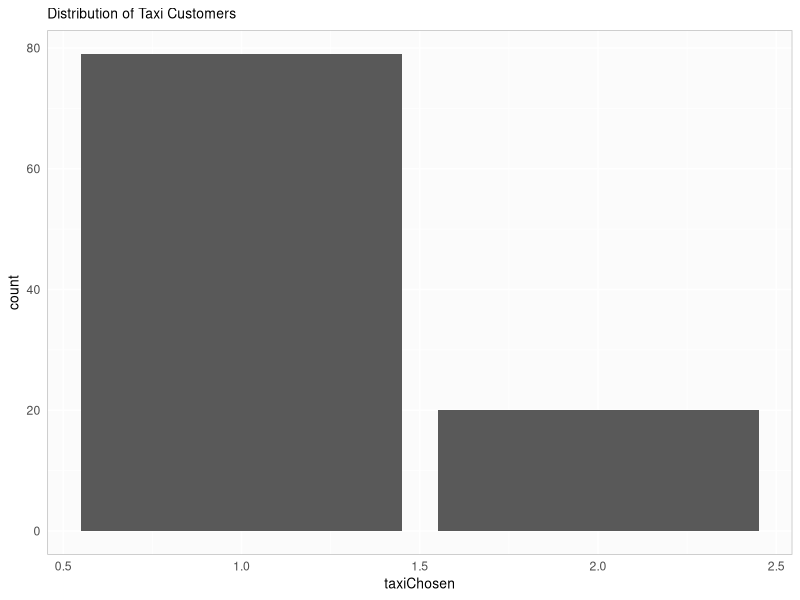
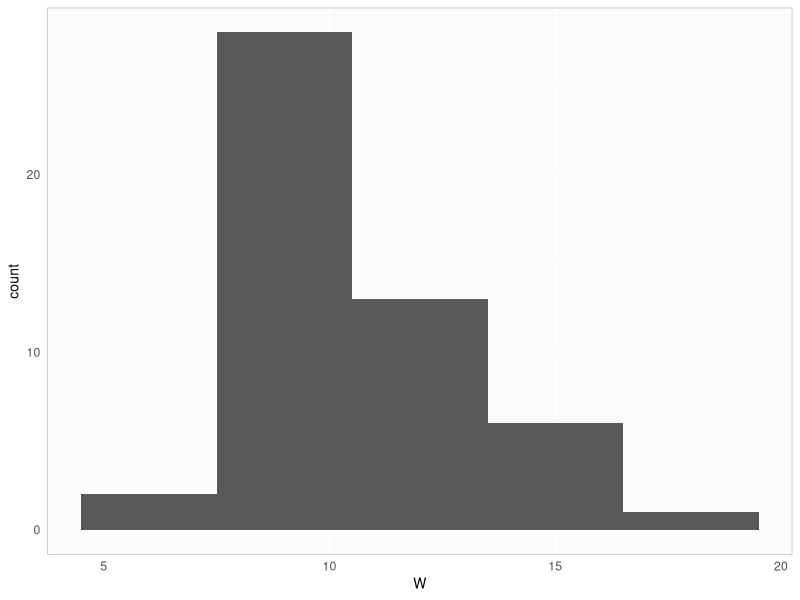
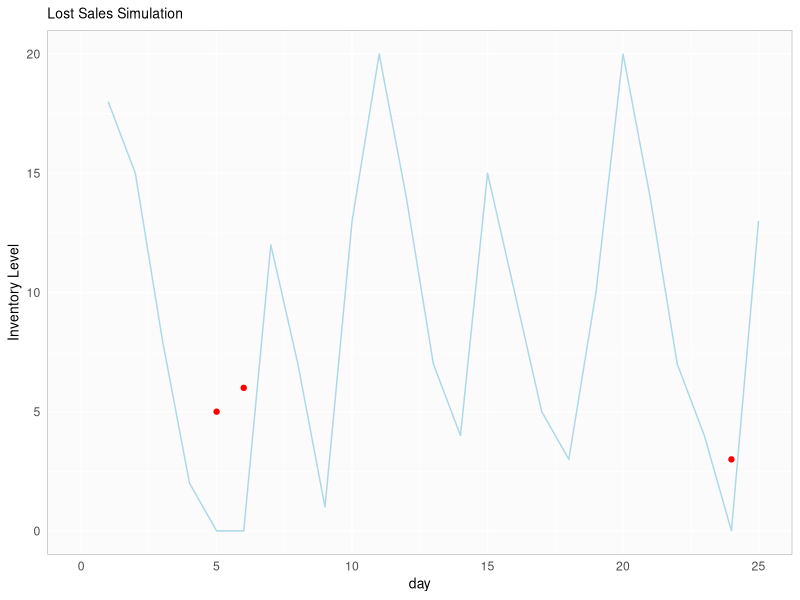

Reproduce these figures in R, in order.
## ---- chunk 1
library(knitr)
library(ggplot2)
set.seed(20275)
# My ggplot theme
myTheme <- theme(axis.ticks=element_blank(),
                 axis.title=element_text(size="10"),
                  panel.border = element_rect(color="gray", fill=NA), 
                  panel.background=element_rect(fill="#FBFBFB"), 
                  panel.grid.major.y=element_line(color="white", size=0.5), 
                  panel.grid.major.x=element_line(color="white", size=0.5),
                  plot.title=element_text(size="10"))
## ---- chunk 2
# Create a data frame of the pre-existing jobs
existingJobs <- data.frame(customer=c(-2, -1), 
                           iaHrs=c(0,0), 
                           iaMins=c(0,0), 
                           arrivalMins=c(0,0),
                           svcTimeMins=c(25, 50),
                           timeSvcBegin=c(0, 25),
                           queueWaitMins=c(0,25),
                           timeSvcEnd=c(25, 75),
                           timeInSystem=c(25,75))
# Create a data frame of the new customers and their jobs
newJobs <- data.frame(customer=seq(1, 10), 
                      iaHrs=c(0, sample(seq(0, 3), 
                                              size=9, 
                                              prob=c(.23, .37, .28, .12), 
                                              replace=TRUE)), 
                      iaMins=rep(NA, 10), 
                      arrivalMins=rep(0, 10),
                      svcTimeMins=rnorm(10, mean=50, sd=8),
                      timeSvcBegin=rep(0, 10),
                      queueWaitMins=rep(0, 10),
                      timeSvcEnd=rep(0, 10),
                      timeInSystem=rep(0, 10))
# Convert from interarrival hours to minutes and 
# determine overall arrival times
newJobs$iaMins <- newJobs$iaHrs * 60
newJobs$arrivalMins <- cumsum(newJobs$iaMins) 
# Join the existing and new jobs into one table
simTable <- rbind(existingJobs, newJobs)
# Loop over the rows the compute the various activity and clock times
for(i in seq(3, nrow(simTable)))
{
  simTable[i,]$timeSvcBegin <- max(simTable[i,]$arrivalMins, simTable[i-1,]$timeSvcEnd)
  simTable[i,]$queueWaitMins <- simTable[i,]$timeSvcBegin - simTable[i,]$arrivalMins
  simTable[i,]$timeSvcEnd <- simTable[i,]$timeSvcBegin + simTable[i,]$svcTimeMins
  simTable[i,]$timeInSystem <- simTable[i,]$timeSvcEnd - simTable[i,]$arrivalMins
}
# Show the table
kable(simTable)
## ---- chunk 3
mean(simTable[seq(3, 12),]$queueWaitMins)
## ---- chunk 4
mean(newJobs$svcTimeMins)
## ---- chunk 5
max(simTable[seq(3, 12),]$timeInSystem)
## ---- chunk 6
# Function to define a simulation at a specified 
# level of dozens of bagels produced.
bakersProfit <- function(bagelsMade)
{
  simDays <- 5
  revPerDoz <- 8.40
  costPerDoz <- 5.80
  simTable <- data.frame(day=seq(1, simDays),
                       customers=sample(c(8,10,12,14), 
                                        size=simDays, 
                                        prob=c(0.35, 0.30, 0.25, 0.10),
                                        replace=TRUE),
                       dozenOrdered=rep(NA, simDays),
                       revenue=rep(NA, simDays),
                       lostProfit=rep(NA, simDays),
                       salvage=rep(NA, simDays),
                       dailyCost=rep(NA, simDays),
                       dailyProfit=rep(NA, simDays))

  for(i in seq(1, nrow(simTable)))
  {
    bagelsOrdered <- sample(c(1,2,3,4),
                            size=simTable[i,]$customers,
                            prob=c(0.4, 0.3, 0.2, 0.1),
                            replace=TRUE)
    
    simTable[i,]$dozenOrdered <- sum(bagelsOrdered)
    
    simTable[i,]$revenue <- min(simTable[i,]$dozenOrdered, bagelsMade) * revPerDoz
    simTable[i,]$lostProfit <- max(simTable[i,]$dozenOrdered - bagelsMade, 0) * (revPerDoz - costPerDoz)
    simTable[i,]$salvage <- max(bagelsMade - simTable[i,]$dozenOrdered, 0) * (revPerDoz / 2)
    simTable[i,]$dailyCost <- bagelsMade * costPerDoz
    simTable[i,]$dailyProfit <- simTable[i,]$revenue + simTable[i,]$salvage - simTable[i,]$dailyCost
  }
  
  return(simTable)
}
# Loop over a range of dozens of bagels (0, 5, 10, etc)
dozens <- seq(0, 30, by=5)
profitTable <- data.frame(dozPerDay=c(), fiveDayProfit=c())
for(d in dozens)
{
  # Run the simulation for the given level of production
  simTable <- bakersProfit(d)
  profitTable <- rbind(profitTable, cbind(dozPerDay=d, fiveDayProfit=sum(simTable$dailyProfit)))
  #print(paste(d, " dozen/day: 5 day profit is ", profitTable[profitTable$dozPerDay==d,]$fiveDayProfit, ".", sep=""))  
}
## ---- chunk 7
# Show the profit table at various dozens
kable(profitTable)
# Extract the row with max profit
profitMax <- profitTable[order(profitTable$fiveDayProfit, decreasing=TRUE)[1],]
## ---- chunk 8


# Re-run for the max profit dozens
maxProfitSimTable <- bakersProfit(profitMax$dozPerDay)
# Show the max profits sim table.
kable(maxProfitSimTable)
## ---- chunk 9
# Function to wrap a single taxi cab on a single day
singleTaxiDailyCalls <- function(callsPerDay, maxDailyMinutes)
{
  # Create a data frame of the new customers and their jobs
  simTable <- data.frame(customer=seq(1, callsPerDay), 
                        iaMins=sample(seq(15, 35, by=5), 
                                                size=callsPerDay, 
                                                prob=c(0.14, 0.22, 0.43, 0.17, 0.04), 
                                                replace=TRUE), 
                        arrivalMins=rep(0, callsPerDay),
                        svcTimeMins=sample(seq(5, 45, by=10), 
                                                size=callsPerDay, 
                                                prob=c(0.12, 0.35, 0.43, 0.06, 0.04), 
                                                replace=TRUE),
                        timeSvcBegin=rep(0, callsPerDay),
                        queueWaitMins=rep(0, callsPerDay),
                        timeSvcEnd=rep(0, callsPerDay),
                        timeInSystem=rep(0, callsPerDay))
  
  # Determine overall arrival times
  simTable$arrivalMins <- cumsum(simTable$iaMins) 
  # Loop over the rows the compute the various activity and clock times
  for(i in seq(1, nrow(simTable)))
  {
    if(i == 1)
    {
      simTable[i,]$timeSvcBegin <- simTable[i,]$arrivalMins
         
    }
    else
    {
      simTable[i,]$timeSvcBegin <- max(simTable[i,]$arrivalMins, simTable[i-1,]$timeSvcEnd)
    }
    simTable[i,]$queueWaitMins <- simTable[i,]$timeSvcBegin - simTable[i,]$arrivalMins 
    simTable[i,]$timeSvcEnd <- simTable[i,]$timeSvcBegin + simTable[i,]$svcTimeMins
    simTable[i,]$timeInSystem <- simTable[i,]$timeSvcEnd - simTable[i,]$arrivalMins
  }  
  # Convert queue wait of zero to NA so we can aggregate only those who actually waited.
  simTable$queueWaitMins[simTable$queueWaitMins == 0] <- NA
  # subset to the max daily minutes in the business day
  simTable <- simTable[simTable$arrivalMins <= maxDailyMinutes,]
  
  return(simTable)
}
## ---- chunk 10
# Run the single taxi simulation over 5 days
daysToSimulate <- 5
multiDaySimTable <- data.frame()
for(i in seq(1, daysToSimulate))
{
  oneDayOneTaxi <- singleTaxiDailyCalls(32, 480)
  multiDaySimTableOneTaxi <- rbind(multiDaySimTable, cbind(day=i, oneDayOneTaxi))
}
kable(multiDaySimTableOneTaxi)
# Show the table
kable(summary(multiDaySimTableOneTaxi[,c(2,7,9)]))
## ---- chunk 11
# Function to wrap a duel taxi cab company on a single day
duelTaxiDailyCalls <- function(callsPerDay, maxDailyMinutes)
{
  # Create a data frame of the new customers and their jobs
  simTable <- data.frame(customer=seq(1, callsPerDay), 
                        iaMins=sample(seq(15, 35, by=5), 
                                                size=callsPerDay, 
                                                prob=c(0.14, 0.22, 0.43, 0.17, 0.04), 
                                                replace=TRUE), 
                        arrivalMins=rep(0, callsPerDay),
                        tc1Avail=rep(0, callsPerDay),
                        tc2Avail=rep(0, callsPerDay),
                        taxiChosen=rep(0, callsPerDay),
                        svcTimeMins=sample(seq(5, 45, by=10), 
                                                size=callsPerDay, 
                                                prob=c(0.12, 0.35, 0.43, 0.06, 0.04), 
                                                replace=TRUE),
                        timeSvcBegin=rep(0, callsPerDay),
                        timeSvcEndTc1=rep(0, callsPerDay),
                        timeSvcEndTc2=rep(0, callsPerDay),
                        queueWaitMins=rep(0, callsPerDay),
                        timeInSystem=rep(0, callsPerDay))
  
  # Determine overall arrival times
  simTable$arrivalMins <- cumsum(simTable$iaMins) 
  # Loop over the rows the compute the various activity and clock times
  for(i in seq(1, nrow(simTable)))
  {
    if(i == 1)
    {
      simTable[i,]$timeSvcBegin <- simTable[i,]$arrivalMins
      simTable[i,]$taxiChosen <- 1
    }
    else
    {
      # Determine availability
      simTable[i,]$tc1Avail <- max(simTable[seq(1, i),]$timeSvcEndTc1)
      simTable[i,]$tc2Avail <- max(simTable[seq(1, i),]$timeSvcEndTc2)
      # Select taxi
      simTable[i,]$taxiChosen <- if (simTable[i,]$tc1Avail <= simTable[i,]$arrivalMins || 
                                     simTable[i,]$tc1Avail <= simTable[i,]$tc2Avail) 1 else 2      
      # Determine service start based on selected taxi
      simTable[i,]$timeSvcBegin <- if(simTable[i,]$taxiChosen == 1) max(simTable[i,]$arrivalMins, 
                                                                        simTable[i-1,]$tc1Avail) else max(simTable[i,]$arrivalMins, 
                                                                                                          simTable[i-1,]$tc2Avail)
    }
    simTable[i,]$timeSvcEndTc1 <- if(simTable[i,]$taxiChosen == 1) simTable[i,]$timeSvcBegin + simTable[i,]$svcTimeMins else 0
    simTable[i,]$timeSvcEndTc2 <- if(simTable[i,]$taxiChosen == 2) simTable[i,]$timeSvcBegin + simTable[i,]$svcTimeMins else 0
    simTable[i,]$queueWaitMins <- simTable[i,]$timeSvcBegin - simTable[i,]$arrivalMins 
    simTable[i,]$timeInSystem <- max(simTable[i,]$timeSvcEndTc1, simTable[i,]$timeSvcEndTc2) - simTable[i,]$arrivalMins
  }  
  # Convert queue wait of zero to NA so we can aggregate only those who actually waited.
  simTable$queueWaitMins[simTable$queueWaitMins == 0] <- NA
  # subset to the max daily minutes in the business day
  simTable <- simTable[simTable$arrivalMins <= maxDailyMinutes,]
  
  return(simTable)
}
## ---- chunk 12
kable(duelTaxiDailyCalls(32, 480))
## ---- chunk 13
# Run the two taxi simulation over 5 days
daysToSimulate <- 5
multiDaySimTable <- data.frame()
for(i in seq(1, daysToSimulate))
{
  oneDayTwoTaxi <- duelTaxiDailyCalls(32, 480)
  multiDaySimTable <- rbind(multiDaySimTable, cbind(day=i, oneDayTwoTaxi))
}
#kable(multiDaySimTable)
# Show the table
kable(summary(multiDaySimTable[,c(2,12,13)]))
## ---- chunk 14
g1 <- ggplot(multiDaySimTable) + 
  geom_bar(aes(x=taxiChosen)) +
  labs(title="Distribution of Taxi Customers")  + myTheme
g1
## ---- chunk 15
fxX <- function (n)
{
  return (rnorm(n, 100, 10))
}

fxY <- function(n)
{
  return (rnorm(n, 300, 15))
}

fxZ <- function(n)
{
  return (rnorm(n, 40, 8))
}

n <- 50
dfVars <- data.frame(X=fxX(n), Y=fxY(n), Z= fxZ(n))
dfVars$W <- ( dfVars$X + dfVars$Y ) / dfVars$Z
## ---- chunk 16
kable(head(dfVars))
## ---- chunk 17
g2 <- ggplot(dfVars) + geom_histogram(aes(x=W), binwidth=3) + myTheme
g2
## ---- chunk 18
inventorySim <- function(daysToSimulate, daysPerWeek)
{
  simTable <- data.frame(day=seq(0, daysToSimulate),
                         #dayInCycle=c(daysPerWeek, rep(seq(1, daysPerWeek), daysToSimulate / daysPerWeek)),
                         beginInv=c(NA, rep(NA, daysToSimulate)),
                         demand=c(NA, round(rnorm(daysToSimulate, mean=5, sd=1.5))),
                         endInv=c(18, rep(NA, daysToSimulate)),
                         lostSales=rep(NA, daysToSimulate + 1),
                         #shortage=c(0, rep(NA, daysToSimulate)),
                         pendingOrder=c(0, rep(0, daysToSimulate)),
                         leadTime=c(NA, rep(NA, daysToSimulate)),
                         orderArriveDays=c(0, rep(0, daysToSimulate)))
  
  # Loop over the rows the compute the various activity and clock times
  for(i in seq(1, nrow(simTable)))
  {
    if(i == 1)
    {
      # Do nothing on first row (zeroth)
    }
    else
    {
      # Are any orders arriving today?
      pendingO <- 0
      if(simTable[i-1,]$orderArriveDays <= 1) 
      {
        pendingO <- simTable[i-1,]$pendingOrder
        simTable[i,]$pendingOrder <- 0
      }
      # Adjust begining inventory based on prior ending plus arriving orders
      simTable[i,]$beginInv <- simTable[i-1,]$endInv + pendingO
      if(simTable[i,]$demand > 0 && simTable[i,]$beginInv == 0)
      {
        simTable[i,]$lostSales <- simTable[i,]$demand
      }
      # Adjust ending inventory
      endI <- simTable[i,]$beginInv - simTable[i,]$demand #- simTable[i-1,]$shortage
      simTable[i,]$endInv <- max(endI, 0)
      
      # Ordering
      if(simTable[i,]$endInv <= 10 && simTable[i-1,]$orderArriveDays <= 1)
      {
        # New Order
        simTable[i,]$pendingOrder <- 20 - simTable[i,]$endInv
        simTable[i,]$leadTime <- round(runif(1, 0, 5))
        simTable[i,]$orderArriveDays <- simTable[i,]$leadTime
      }
      else
      {
        # Adjust arrival days for pending orders
        simTable[i,]$orderArriveDays <- if(simTable[i-1,]$orderArriveDays > 0) simTable[i-1,]$orderArriveDays - 1 else 0
        if(simTable[i,]$orderArriveDays > 0)
        {
          simTable[i,]$pendingOrder <- simTable[i-1,]$pendingOrder  
        }
      }
    }
  }
  
  return(simTable)
}

# Days based on 5 biz days/wk for n weeks
weeksToSim <- 5
daysToSim <- 5 * weeksToSim
inventorySimTable <- inventorySim(daysToSim)
## ---- chunk 19
kable(inventorySimTable)
## ---- chunk 20
g1 <- ggplot(inventorySimTable) + 
  geom_point(aes(x=day, y=lostSales), colour="red") +
  geom_line(aes(x=day, y=beginInv), colour="lightblue") +
  labs(title="Lost Sales Simulation", y="Inventory Level") +
  myTheme 
g1
## ---- chunk 21
# Function to wrap a single taxi cab on a single day
materialElevatorSim <- function(n, simMinutes, elevatorCapacity, travelUpMin, unloadMin, travelDownMin)
{
  # Material A interarrivals
  matAIA <- data.frame(mat=rep("A", n), 
                       weight=rep(200, n),
                       matIA=sample(c(3, 7), 
                        size=n, 
                        prob=c(0.50, 0.50), 
                        replace=TRUE))
  matAIA$arrivalTime <- cumsum(matAIA$matIA)   
  # Material B interarrivals                     
  matBIA <- data.frame(mat=rep("B", n), 
                       weight=rep(100, n),
                       matIA=rep(6, n))
  matBIA$arrivalTime <- cumsum(matBIA$matIA)   
  # Material C interarrivals
  matCIA <- data.frame(mat=rep("C", n), 
                       weight=rep(50, n),
                       matIA=sample(c(2, 3), 
                        size=n, 
                        prob=c(0.33, 0.67), 
                        replace=TRUE))
  matCIA$arrivalTime <- cumsum(matCIA$matIA)   
  
  materialArrivals <- rbind(matAIA, matBIA, matCIA)
  materialArrivals <- materialArrivals[with(materialArrivals, order(arrivalTime)),]
  
  simTable <- materialArrivals
  simTable$cumWeight <- rep(0, nrow(simTable))
  simTable$waiting <- rep(1, nrow(simTable))
  simTable$svcBeginTime <- rep(0, nrow(simTable))
  simTable$svcEndTime <- rep(0, nrow(simTable))
  simTable$waitTimeMins <- rep(0, nrow(simTable))
  simTable$transitTime <- rep(0, nrow(simTable))
  
  # Loop over the rows the compute the various activity and clock times
  for(i in seq(1, nrow(simTable)))
  {
    # Compute cumulative waiting weight
    if(i == 1)
    {
      simTable[i,]$cumWeight <- simTable[i,]$weight
    }
    else
    {
      cumWaitingWeight <- 0
      for(j in seq(1,i))
      {
        if(simTable[j,]$waiting == 1)
        {
          cumWaitingWeight <- cumWaitingWeight + simTable[j,]$weight
        }
      }
      simTable[i,]$cumWeight <- cumWaitingWeight 
    }
  
    # Determine riders this iteration
    if(simTable[i,]$cumWeight >= elevatorCapacity)
    {
      # Determine which items move on to elevator and which don't
      riders <- c()
      if(simTable[i,]$cumWeight == elevatorCapacity)
      {
        # Mark all waiters as riders
        for(j in seq(1, i))
        {
          if(simTable[j,]$waiting == 1)
          {
            riders <- c(riders, j)
          }
        }
      }
      else
      {
        # Find waiters that fit
        diff <- simTable[i,]$cumWeight - elevatorCapacity
        excluder <- 0
        for(j in seq(i, 1, by=-1))
        {
          if(simTable[j,]$waiting == 1 && simTable[j,]$weight == diff)
          {
            excluder <- j
            break;
          }
        }   
        
        for(j in seq(1, i))
        {
          if(simTable[j,]$waiting == 1 && j != excluder)
          {
            riders <- c(riders, j)
          }
        }            
      }
      
      for(k in riders)
      {
        simTable[k,]$waiting <- 0
        simTable[k,]$svcBeginTime <- max(simTable[i,]$arrivalTime, simTable[i,]$svcEndTime + travelDownMin)
        simTable[k,]$svcEndTime <- simTable[k,]$svcBeginTime + travelUpMin + unloadMin        
      }
    }
    
    #simTable[i,]$waitTimeMins <- 
    
    
#     simTable[i,]$queueWaitMins <- simTable[i,]$timeSvcBegin - simTable[i,]$arrivalMins 
#     simTable[i,]$timeSvcEnd <- simTable[i,]$timeSvcBegin + simTable[i,]$svcTimeMins
#     simTable[i,]$timeInSystem <- simTable[i,]$timeSvcEnd - simTable[i,]$arrivalMins
  }  
  # Convert queue wait of zero to NA so we can aggregate only those who actually waited.
  #simTable$queueWaitMins[simTable$queueWaitMins == 0] <- NA

  simTable$transitTime <- simTable$svcEndTime - simTable$arrivalTime
  simTable[simTable$transitTime < 0,]$transitTime <- NA
  
  simTable$waitTimeMins <- simTable$svcBeginTime - simTable$arrivalTime
  simTable[simTable$waitTimeMins < 0,]$waitTimeMins <- NA
  
  # Subset to the max simulation minutes 
  simTable <- simTable[simTable$arrivalTime <= simMinutes,]
  
  return(simTable)
}

materialSimTable <- materialElevatorSim(60, 60, 400, 1, 2, 1)
rownames(materialSimTable) <- seq(1, nrow(materialSimTable))
## ---- chunk 22
kable(materialSimTable)
## ---- chunk 23
transitTimeA <- mean(materialSimTable[materialSimTable$mat == "A",]$transitTime, na.rm=TRUE)
transitTimeA
## ---- chunk 24
waitTimeMinsB <- mean(materialSimTable[materialSimTable$mat == "B",]$waitTimeMins, na.rm=TRUE)
waitTimeMinsB
## ---- chunk 25
countCserviced <- nrow(materialSimTable[materialSimTable$mat == "C" & 
                                          materialSimTable$waiting == 0,])
countCserviced
